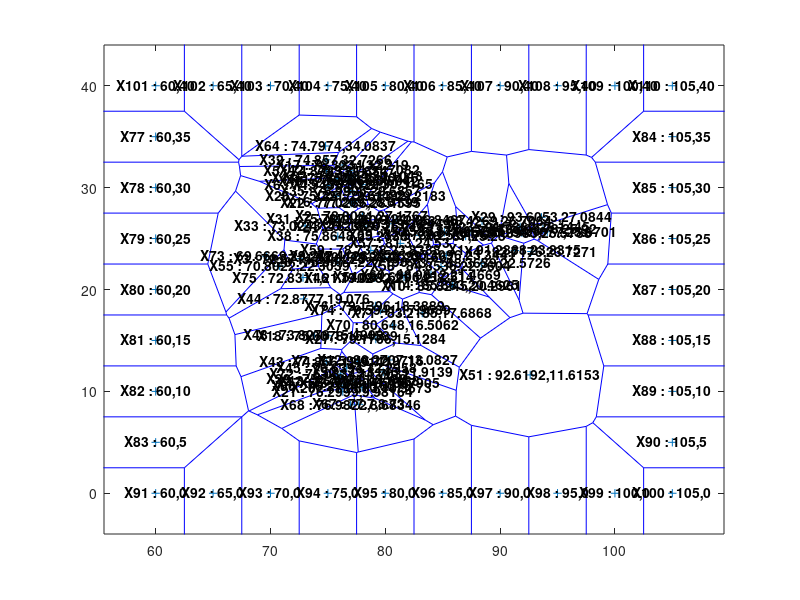

MATLAB code for this plot: (Note: this script raises an error after producing the figure.)
figure()
X = [91.2867777	23.831457	;
78.0080745	27.1766701	;
72.5713621	23.022505	;
92.7176389	23.727107	;
74.8722642	31.6339793	;
74.9454745	30.210994	;
77.5945627	12.9715987	;
87	25.25	;
77.412615	23.2599333	;
85.8245398	20.2960587	;
76.7567368	30.7399738	;
80.2707184	13.0826802	;
76.9558321	11.0168445	;
85.8829895	20.462521	;
78.0321918	30.3164945	;
77.2090212	28.6139391	;
76.3234037	32.219042	;
75.007808	15.4589236	;
93.73	25.92	;
77.9802906	10.3673123	;
76.2998842	9.9816358	;
77.0266383	28.4594965	;
91.7362365	26.1445169	;
78.1828308	26.2182871	;
79.5129767	29.2182644	;
75.7216527	29.1491875	;
79.1766114	15.1283849	;
75.8577258	22.7195687	;
93.6053163	27.0843682	;
79.933333	23.166667	;
75.7872709	26.9124336	;
74.8570259	32.7266016	;
73.0243094	26.2389469	;
80.3318736	26.449923	;
76.9904825	29.6856929	;
94.1077	25.6701	;
88.363895	22.572646	;
75.8647527	25.2138156	;
75.78041	11.2587531	;
80.946166	26.8466937	;
75.8572758	30.900965	;
76.9313675	31.7081655	;
74.8559568	12.9141417	;
72.8776559	19.0759837	;
76.6393805	12.2958104	;
79.0881546	21.1458004	;
76.6547932	10.7867303	;
73.8278496	15.4909301	;
76.860565	30.6942091	;
85.144	25.611	;
92.619209	11.615309	;
79.8144722	11.9138598	;
87.466667	25.783333	;
81.6296413	21.2513844	;
70.8021599	22.3038945	;
85.309562	23.3440997	;
81.3	24.53	;
84.8535844	22.260423	;
78.7378068	23.838805	;
83.9811665	21.4668716	;
91.8932535	25.5787726	;
77.1734033	31.1048145	;
88.4268741	26.7083818	;
74.7973681	34.0836581	;
78.7046725	10.7904833	;
76.2144349	10.5276416	;
77.7	8.73	;
76.9821683	8.6834565	;
82.9739144	25.3176452	;
80.6480153	16.5061743	;
83.2184815	17.6868159	;
76.0833999	11.703206	;
69.6669324	23.2419997	;
79.5940544	17.9689008	;
72.8310607	21.1702401	;
79.1396338	18.3889254	 ;
60 35;
60 30;
60 25;
60 20;
60 15;
60 10;
60 05;
105 35;
105 30;
105 25;
105 20;
105 15;
105 10;
105 05;
60 0;
65 0;
70 0;
75 0;
80 0;
85 0;
90 0;
95 0;
100 0;
105 0;
60 40;
65 40;
70 40;
75 40;
80 40;
85 40;
90 40;
95 40;
100 40;
105 40];

voronoi(X(:,1),X(:,2))

% Assign labels to the points.
nump = size(X,1);
plabels = arrayfun(@(n) {sprintf('X%d : %d,%d', n, X(n,1), X(n,2))}, (1:nump)');
hold on
Hpl = text(X(:,1), X(:,2), plabels, 'FontWeight', ...
      'bold', 'HorizontalAlignment','center', ...
      'BackgroundColor', 'none');
  
dt = delaunayTriangulation(X);

[V,R] = voronoiDiagram(dt);


Y = [
93.7714464	25.8654824	;
84.6603307	25.5560443	;
77.949258	20.073989	;
74.9383153	17.4287331	;
74.1993043	30.1452928	;
72.78	24.48	;
79.4165048	26.7155368	;
79.8091	12.3959	;
78.1421905	27.2689973	;
75.713901	31.4329486	;
75.4715692	29.2822533	;
78.4471297	19.4230512	;
77.2728368	15.6322227	;
75.4985521	24.2321486	;
78.0080745	27.1766701	;
80.3227487	26.4329003	;
72.5713621	23.022505	;
71.9527304	22.3914318	;
75.827	30.678	;
74.7495916	19.0952075	;
79.2410128	25.8935522	;
92.7176389	23.727107	;
74.6399163	26.4498954	;
74.76	31.84	;
81.2534911	25.7012927	;
79.689499	26.0203301	;
74.7424852	32.8995235	;
76.2054416	17.5242162	;
75.0205283	17.882445	;
76.6	23.38	;
77	20.7	;
74.005428	19.5406298	;
76.3388484	9.4980667	;
76.5449647	10.6419924	;
72.8670819	18.6553938	;
80.9452724	26.904054	;
78.08	27.9	;
89.5271026	26.4918891	;
74.36	22.305	;
78.5031721	15.1344838	;
81.846311	25.4358011	;
76.3388484	9.4980667	;
77.4057855	23.2171371	;
77.2266653	15.3943076	;
76.345662	10.1075702	;
78.5027043	17.4980973	;
76.6345735	27.5529907	;
76.6345735	27.5529907	;
83.9	18.4167	;
77.75875	20.930385	;
76.0130784	30.46071	;
76.8485468	30.3610314	;
76.7766974	30.3781788	;
76.7699905	30.3880522	;
76.38	18.73	;
76.8259652	34.1490875	;
72.87	22	;
76.8259652	34.1490875	;
74.8722642	31.6339793	;
75.8926071	31.0793054	;
78.4673426	28.9043537	;
83.008781	17.686	;
72.951	22.556	;
83.2759219	27.1022603	;
81.3024603	21.184335	;
76.5054652	31.2344015	;
72.951	22.556	;
77.6005911	14.6818877	;
76.9064744	8.9300191	;
76.3753046	10.1849092	;
85.1510818	20.8444033	;
84.8815469	20.8817607	;
75.0538136	22.043094	;
72.99455	22.39127	;
73.0151984	21.6264236	;
75.43	15.43	;
77.106716	11.2321032	;
77.6904744	27.4583916	;
77.0613027	8.4143482	;
76.256111	13.313889	;
77.4182234	24.381131	;
75.6948288	11.6575643	;
76.8923768	29.4949184	;
86.9523954	23.6739452	;
86.99	23.68	;
77.7318495	24.5775148	;
76.715972	23.0180474	;
80.5743969	25.2867411	;
76.2800859	28.1056349	;
85.6306396	20.5173954	;
76.5329523	9.6679	;
80.6604364	27.1731576	;
83.775678	21.3690304	;
79.52	26.47	;
75.3433139	19.8761653	;
84.37	24.75	;
78.4837189	27.4426079	;
77.1772288	28.7031438	;
83.1859458	26.0737044	;
76.9844677	30.0755238	;
80.7048084	25.5503485	;
71.304167	21.844167	;
78.4037329	28.2636806	;
81.112712	26.471033	;
77.5644966	24.976938	;
79.1205419	28.0337088	;
75.3773549	23.0504394	;
75.2335788	23.0207891	;
75.2335788	23.0207891	;
75.815833	23.791111	;
74.9	22.03	;
74.9	22.03	;
75.6557206	16.1725355	;
75.6958	16.1817	;
77.7981834	13.784605	;
75.0940031	30.6856791	;
84.9219115	20.0764351	;
78.2675478	28.3540864	;
70.0172075	23.1379042	;
77.7795513	20.9374238	;
78.5300000	19.6700000	;
87.8279577	26.2643148	;
76.92	28.68	;
79.4956974	28.7780401	;
81.6	27.58	;
74.867	15.817	;
76.3000419	31.0578788	;
80.1838293	21.812876	;
86.2202962	23.0943913	;
77.3255963	28.3421598	;
84.1487319	25.7584381	;
82.1768018	27.4297064	;
85.1129236	20.1783322	;
84.0867636	19.3939238	;
78.225545	15.3181028	;
77.4831032	22.4729995	;
80.333333	25.483333	;
77.1270323	32.0255166	;
75.9970994	31.1826479	;
77.5945627	12.9715987	;
80.2126756	26.8917079	;
78.1349748	13.1267178	;
78.5348565	22.7690544	;
84.8958731	22.0963519	;
87.0650019	23.2290173	;
79.82127	27.9245892	;
76.6991907	30.5593402	;
77.083787	29.3384021	;
81.19	26.9400001	;
92.7171403	23.732685	;
88.351802	22.587092	;
74.58	18.15	;
77.0401544	30.2120078	;
88.144998	22.3425873	;
77.2606149	29.0998902	;
79.4304381	28.3670355	;
78.2307517	23.0056265	;
83.62	21.33	;
83.5949262	21.1901408	;
86.7504372	21.3411692	;
86.72	21.94	;
74.6524859	30.5379151	;
75.5467979	30.3819446	;
88.4040291	22.144201	;
75.6941478	18.2333856	;
88.6680652	22.3137155	;
78.732033	25.3748314	;
75.9056753	29.3641876	;
75.9056753	29.3641876	;
76.949722	17.872778	;
76.4042404	30.6861187	;
82.7633133	26.8176796	;
75.2028	31.8186	;
74.9454745	30.210994	;
75.3216488	33.1215891	;
77.2893606	26.9158088	;
79.1463868	29.1585345	;
78.3359475	23.6011232	;
86.13	25.42	;
75.618611	28.628333	;
88.5886864	26.591367	;
74.4976741	15.8496953	;
76.9214428	15.1393932	;
75.8571	13.1629	;
77.4314466	23.6278576	;
85.95	23.783333	;
70.7034651	21.5548528	;
86.849928	21.735503	;
84.502778	26.801389	;
77.9011842	21.9108031	;
79.2986668	27.2178783	;
75.3266416	30.4742716	;
86.4958396	21.0582737	;
75.702	13.84	;
79.1145675	20.1003298	;
87	25.25	;
75.0932352	30.4811084	;
77.2183652	18.0503666	;
84.58	19.93	;
77.489515	27.216981	;
79.23	26.75	;
79.23	26.75	;
80.1569337	25.82897	;
72.9958748	21.7051358	;
81.4855648	25.5597967	;
72.1519304	21.7644725	;
76.0370947	30.2640601	;
83.17	19.9	;
83.1702597	19.908019	;
79.4956974	28.7780401	;
82.5680309	25.38727	;
70.7034651	21.5548528	;
75.9628596	21.8681333	;
75.5342579	30.0582031	;
83.4456801	17.8875169	;
78.7883	26.5642	;
73.0482912	19.2812547	;
76.1335112	28.7990445	;
75.6382657	31.5561195	;
77.412615	23.2599333	;
77.412615	23.2599333	;
75.0903154	30.213222	;
69.6669324	23.2419997	;
75.5058321	31.5423237	;
75.7107996	29.5364802	;
77.1456402	31.8842653	;
77.1513924	31.8848538	;
75.77	21.05	;
76.9113222	23.9185649	;
80.7107769	22.45277	;
77.519722	17.92	;
86.9877422	25.7330441	;
85.5148735	25.1982147	;
84.8698081	25.5633231	;
75.710031	16.8301708	;
75.1377551	27.0778206	;
80.901416	26.7426394	;
73.3	28.01	;
82.1391412	22.0796251	;
76.7625073	31.3429426	;
77.3008506	30.2998007	;
75.6546595	31.0501545	;
72.9777738	20.7690264	;
78.9063483	28.1282088	;
77.0315596	24.1874988	;
80.6	26.03	;
87.8426967	24.3575023	;
84.0458176	20.8681552	;
91.2816811	23.6739542	;
93.7598288	24.6303603	;
87.32	23.08	;
87.32	23.08	;
75.9007435	21.0173325	;
86.17	23.63	;
86.1700894	23.6388375	;
83.4842725	20.7074234	;
87.6827676	23.6686892	;
84.9306603	21.8114258	;
90.56	26.48	;
72.896708	22.4171034	;
71.6684269	22.1704232	;
84.3271305	20.828446	;
75.5541854	29.9266932	;
77.8498292	28.406963	;
74.1978786	34.4476837	;
87.8614793	23.2324214	;
76.2224273	21.3193875	;
76.2224273	21.3193875	;
92.8577105	24.7821253	;
83.8380216	26.5268623	;
85.8025373	22.5474364	;
77.0097157	31.5663988	;
88.516667	23.083333	;
88.4677889	22.9694489	;
86.7164863	22.4733583	;
86.72	22.48	;
75.4402993	11.8559282	;
76.3336779	10.3080272	;
75.02	20.47	;
76.65	14.32	;
76.9437312	11.9261471	;
76.1258083	32.5533633	;
76.4129198	30.8927397	;
93.3281929	23.4565708	;
85.6666046	22.0649923	;
85.5689288	21.8244308	;
86.7436951	20.7739916	;
78.7796105	28.4480507	;
76.7794179	30.7333148	;
76.7794179	30.7333148	;
81.2229672	27.5112073	;
79.3	19.95	;
79.3	19.95	;
74.244444	20.329167	;
77.205	12.653	;
76.3898637	12.9000208	;
76.3075	9.848056	;
79.7501005	25.4018785	;
78.398524	27.926672	;
76.718056	8.856667	;
86.3313382	20.5856248	;
79.2479342	22.0528825	;
76.0188816	10.5833096	;
76.279681	28.6004211	;
76.33395	30.0477	;
76.3463624	30.0468116	;
76.35	10.7	;
76.6110845	9.3183275	;
80.2707184	13.0826802	;
76.3365377	9.6836368	;
78.3088258	17.3404791	;
77.4974416	30.2919979	;
77.358231	30.244881	;
76.2734364	23.4819526	;
84.7498886	25.7795649	;
79.4998985	27.1499944	;
79.4998985	27.1499944	;
78.9381729	22.057437	;
78.9381729	22.057437	;
79.4998985	27.1499944	;
77.72	13.43	;
75.7754018	13.315258	;
78.0551384	13.4019689	;
83.568301	18.3105327	;
78.816667	25.566667	;
73.7433727	24.7056763	;
74.6269216	24.8887435	;
84.0008772	25.7348119	;
82.9340217	17.8313806	;
75.72	27.17	;
75.72	27.17	;
75.3031435	21.2472081	;
83.626312	26.6202242	;
82.2569717	26.3032692	;
77.751	30.035	;
78.8241339	14.4673541	;
78.3324512	25.8907463	;
74.7341349	29.948049	;
90.224213	25.7582239	;
77.55621	28.5461902	;
74.2531465	22.8379314	;
74.2531465	22.8379314	;
84.07	24.03	;
79.4421731	23.8380986	;
79.4421731	23.8380986	;
85.0493253	25.6206672	;
77.55	28.35	;
77.553344	28.3476974	;
85.896004	26.111868	;
88.2626751	27.0360066	;
75.6637375	31.813226	;
79.4	28.03	;
78.4609393	25.6653262	;
75.9238397	14.4663438	;
72.1906721	24.2585031	;
78.0321918	30.3164945	;
84.73	21.53	;
86.7	24.48	;
79.02	23.4	;
75.0304481	32.0321859	;
76.8428	30.5872	;
77.053568	19.5775185	;
79.1830693	13.6936571	;
81.0616662	26.834648	;
79.1003289	13.2171760	;
72.8967080	22.4171034	;
84.9306603	21.8114258	;
91.0040547	26.3304209	;
77.68	29.7	;
76.06	22.96	;
76.06	22.96	;
75.47	22.22	;
78.5062002	29.3058279	;
75.58	30.28	;
86.4303859	23.7956531	;
76.6210539	29.8853701	;
76.8994421	31.5512184	;
78.25	28.97	;
75.3024655	22.6012922	;
76.5698027	9.5204474	;
75.2333	30.95	;
77.0190228	30.8994362	;
71.0252571	21.326649	;
71.1635492	21.4116742	;
75.323245	31.958504	;
75.007808	15.4589236	;
92.5	26.7	;
85.6	20.67	;
75.35	31.52	;
92.47	26.47	;
72.4435674	22.7428431	;
72.4435674	22.7428431	;
72.4435674	22.7428431	;
77.8727193	15.395984	;
70.449915	21.73367	;
74.7748979	20.9042201	;
75.87	30.37	;
88.2	22.2	;
79.556667	26.635833	;
94.9119621	27.4728327	;
84.5667665	19.3777377	;
93.73	25.92	;
75.4636031	32.1265656	;
77.9802906	10.3673123	;
73.833056	20.2	;
81.0768455	22.9417931	;
73.8312869	20.2021444	;
75.2624898	29.4609824	;
78.2561578	28.2090551	;
77.5389069	13.2927263	;
83.52	26.26	;
76.0333885	30.8039183	;
76.5285913	30.1537047	;
83.2385559	24.2154062	;
87.25	24.27	;
83.5509886	21.0475445	;
87.3119227	23.5204443	;
74.65	29.45	;
81.0952431	16.7106604	;
81.0952431	16.7106604	;
81.0952431	16.7106604	;
88.1410967	25.0108408	;
76.2998842	9.9816358	;
78.66	27.56	;
79.0046898	26.8117116	;
76.5608746	9.6703602	;
82.15	26.77	;
89.2	26.533333	;
77.3177894	28.4089123	;
74.7395591	30.678187	;
79.5940544	27.3826126	;
76.8227916	28.4489896	;
75.45	29.52	;
78.3074027	27.0221711	;
80.8099941	25.9200736	;
74.9617924	27.9950204	;
77.6679292	27.0945291	;
77.67	27.1	;
74.0279621	30.4036478	;
74.103441	30.5023197	;
74.6224755	30.9107385	;
74.9764024	31.1295388	;
78.3957574	27.1591006	;
75.9586615	31.1448666	;
87.2666121	26.2992736	;
73.008265	19.073728	;
75.6380337	15.4324651	;
79.4	28.98	;
78.9146798	21.954068	;
79.6923047	27.009104	;
78.5608248	17.4043526	;
83.7995617	24.1548982	;
78.221667	23.412222	;
82.947467	17.7876984	;
88.1923843	25.2108593	;
77.0180345	29.1349669	;
75.0105028	19.6975252	;
77.2606305	29.7788493	;
77.263	29.781	;
77.926303	23.8514645	;
78.9373099	27.7345321	;
78.941667	27.732778	;
76.1333	31.2167	;
76.038473	31.3679269	;
76.0389032	31.3664291	;
76.0733998	31.2968556	;
90.0233208	25.5858693	;
89.9655224	26.0916341	;
84.999431	24.7954523	;
78.305268	27.9544223	;
75.0713355	31.594682	;
75.0523992	31.5856485	;
76.6110085	30.3320205	;
76.97	29.54	;
87.72	22.67	;
77.4537578	28.6691565	;
78.7931991	27.1870036	;
73.8801301	19.440431	;
74.67	30.2	;
86.2869507	24.1821391	;
90.62	26.17	;
83.8419989	21.4159983	;
87.2135177	24.8255215	;
73.6142795	22.7788044	;
78.4341159	26.445434	;
76.7	29.13	;
93.97	26.52	;
80.47	28.08	;
81.9618968	27.1339913	;
70.792297	21.9619463	;
78.6654033	18.1765344	;
88.2000000	22.2000000	;
74.9146364	30.3191305	;
74.9025723	30.3089231	;
75.9276	12.1833	;
86.6170131	21.0110809	;
82.4346498	25.2823381	;
83.3731675	26.7605545	;
75.95213	21.6763991	;
75.77	31.13	;
75.777846	31.1240175	;
91.73	26.54	;
83.9001366	21.426841	;
79.4844499	23.039731	;
77.5169572	13.6111591	;
76.94	13.31	;
82.8048087	17.7677955	;
87.5420579	25.7871464	;
77.7936081	28.5902291	;
84.5379455	23.0441295	;
77.32	24.65	;
76.6927259	11.8083459	;
83.1146324	19.6090906	;
77.3736238	15.1674091	;
83.82	19.08	;
75.4	32.0333	;
77.0266383	28.4594965	;
74.416383	30.717046	;
77.5405354	29.964752	;
78.05	27.6	;
76.3014896	22.7699757	;
88.6639591	22.8488542	;
92.5638055	24.6811018	;
87.5346402	25.577045	;
78.2832069	29.2930115	;
79.5129767	29.2182644	;
76.5213092	31.6861745	;
80.15	25.95	;
76.3444587	31.7785034	;
76.7026255	14.7375271	;
76.8259652	34.1490875	;
75.97	29.1	;
77.7758825	28.7305798	;
75.98	14.8	;
77.0996085	22.3355446	;
80.12	27.42	;
80.8999622	27.7164905	;
78.1642478	29.9456906	;
77.2893606	12.3976785	;
76.4534165	9.2815315	;
77.5017428	22.502285	;
78.28	28.72	;
76.0995519	13.0068142	;
77.0729954	29.0553352	;
77.2318934	28.0359281	;
75.403889	14.793889	;
85.3691068	23.9966213	;
76.8663307	17.8433951	;
72.9639461	23.6036268	;
85.2023569	20.6131143	;
84.75	19.48	;
75.7216527	29.1491875	;
77.37	27.9	;
76.181272	14.0504576	;
76.2467352	12.7869166	;
75.6469934	14.2342499	;
75.911483	31.5143178	;
75.92	31.53	;
77.8	13.07	;
76.3909241	15.2688542	;
90.9800692	26.4232202	;
88.2636394	22.5957689	;
75.0830157	15.3994715	;
77.13	17.77	;
76.29	12.31	;
76.6672602	30.1170485	;
93.95	24.82	;
75.03	18.12	;
80.9461592	26.8467088	;
75.8577258	22.7195687	;
75.8577258	22.7195687	;
77.0541183	29.8811462	;
76.2093715	10.3446664	;
75.5538712	11.9869254	;
88.2	26.266667	;
76.8519159	29.27698	;
77.753544	22.6054858	;
79.933333	23.166667	;
79.933333	23.166667	;
80.5014703	25.9159921	;
77.2969204	30.1680858	;
76.3376786	14.5200883	;
86.1706221	20.2548998	;
80.097601	16.892	;
77.60167	26.86293	;
75.48	30.78	;
86.2969422	26.2674009	;
80.3575128	26.1047151	;
78.1048716	28.4043066	;
84.083333	25.05	;
75.7872709	26.9124336	;
70.9083443	26.9157487	;
86.33	20.85	;
75.8228899	29.7994702	;
74.2542365	30.6004227	;
79.6558242	27.7180417	;
75.8800305	19.8296893	;
75.5761829	31.3260152	;
75.5761829	31.3260152	;
75.5761829	31.3260152	;
79.35	26.15	;
87.2269973	21.8038883	;
75.566711	20.997984	;
75.566711	20.997984	;
72.6253763	25.3444799	;
88.73	26.52	;
88.7258658	26.5288728	;
75.2917512	16.5043199	;
75.312064	18.7380109	;
78.3899108	14.8474197	;
70.05773	22.4707019	;
86.2028754	22.8045665	;
77.0996085	22.3355446	;
78.4374024	17.3787821	;
78.4374024	17.3787821	;
86.8170132	23.9505496	;
88.1047287	24.4589833	;
83.5576478	25.6540508	;
75.8294273	26.9330364	;
75.1259641	23.6375958	;
78.5689242	26.869655	;
78.7755509	28.838808	;
71.2017779	22.0356088	;
83.0441927	21.7198944	;
78.82668	29.2783336	;
81.7766514	25.2816904	;
78.9	26.88	;
85.7058693	20.1703784	;
82.6987002	25.7490034	;
74.85	24.6	;
74.5902635	17.8797159	;
81.5473014	26.2661092	;
76.38	24.02	;
70.8927307	23.0000614	;
82.573056	18.865278	;
82.3233761	19.1400844	;
74.5920921	22.769666	;
76.6571775	28.6079115	;
74.1643497	23.0981684	;
78.5684594	25.4484257	;
84.03	21.85	;
79.7357812	26.5622301	;
85.5689288	21.8244308	;
76.316667	29.316667	;
74.57	22.42	;
73.0243094	26.2389469	;
73.0243094	26.2389469	;
77.8072373	26.3440501	;
94.22	26.75	;
92.2089109	25.450902	;
75.9434209	28.63576	;
70.4578768	21.522184	;
82.9405172	19.8620964	;
76.8735374	29.6509413	;
73.88	19.2	;
74.1103235	19.1770234	;
73.9185624	19.2350449	;
76.1782115	31.8376646	;
75.0815557	18.8961089	;
79.837296	25.9852907	;
76.0111179	13.5533476	;
77.6163803	26.3013729	;
76.38	29.8	;
82.2474648	16.9890648	;
82.7751622	19.8717147	;
75.15	32.01	;
74.9747614	29.822711	;
76.2899071	23.4136273	;
76.24575	29.67421	;
88.326962	25.633071	;
75.6775363	11.6863255	;
78.91796	21.232102	;
88.37	23.22	;
76.0661527	11.5833985	;
79.7483995	26.1209624	;
73.2735875	18.2913574	;
73.1305395	19.2403305	;
77.1	14.55	;
88.4345078	22.9750855	;
73.6212417	24.9068162	;
85.5560635	20.9228602	;
78.662567	14.608384	;
79.6319636	27.2590797	;
79.1900834	21.2275312	;
77.4198823	12.5462442	;
84.0167423	20.1342042	;
76.2691006	32.0998031	;
76.6492869	32.0521085	;
76.598931	31.898615	;
75.8512167	32.281673	;
76.3789037	32.1053971	;
74.3904976	34.2168043	;
75.09	12.3	;
76.7894349	9.5572705	;
75.13	20.27	;
79.9136731	27.0514156	;
76.7423094	22.6630638	;
75.3703662	11.8744775	;
80.3318736	26.449923	;
82.9205737	20.4639112	;
83.15	20.72	;
73.07	23.02	;
75.38	31.38	;
74.2003231	17.2759841	;
85.9738752	21.7633498	;
79.062222	22.933611	;
78.1279359	25.456807	;
75.7974636	22.2787489	;
92.35	24.87	;
79.1396338	18.3889254	;
88.6265475	23.9742977	;
73.3277223	18.9192249	;
75.0253014	18.4752137	;
75.1953934	18.4044833	;
77.2153889	28.6380264	;
76.9904825	29.6856929	;
80.9017155	25.2027658	;
74.13	14.8	;
75.201229	12.4386702	;
78.649785	27.8129344	;
78.9618845	29.2104232	;
83.8807729	18.8577644	;
86.8947789	22.9679581	;
75.611128	22.120897	;
79.804459	21.7704644	;
75.5218468	32.3775789	;
87.5718609	25.552048	;
72.9911677	22.9003143	;
80.4072255	23.8308453	;
80.4072255	23.8308453	;
79.1375374	12.9796167	;
77.1137324	8.4938457	;
77.116864	9.7568348	;
88.13	23.65	;
79.3296565	27.5540047	;
76.515156	9.1843659	;
86.4288534	20.4969108	;
82.9405172	19.8620964	;
78.0666670	17.8333330	;
86.476908	20.4294603	;
86.1459216	20.4685824	;
86.058333	20.1375	;
79.9065587	22.3702354	;
85.684578	21.5151196	;
85.8346098	21.4993017	;
85.5689288	21.8244308	;
70.2492882	21.2997164	;
77.0809093	28.6518338	;
83.23	20.2	;
75.2797544	23.4215674	;
81.1035342	25.7720835	;
86.471111	25.506111	;
77.8424456	27.9391956	;
77.819014	26.9425734	;
76.6441591	27.8011636	;
83.07	26.78	;
76.35	30.82	;
72.6189845	22.3180817	;
72.6189845	22.3180817	;
80.6326916	17.6350961	;
76.11045	29.837	;
76.1116997	29.8376986	;
76.352571	21.8257334	;
76.352571	21.8257334	;
78.1270298	25.0320704	;
76.3087282	28.3302908	;
76.2112286	30.697852	;
76.6413581	30.7488819	;
75.6149893	21.8335244	;
82.762337	20.2866522	;
82.509	20.899	;
92.13	26.52	;
92.1352039	26.5096965	;
77.731	29.276	;
79.9696277	28.9209151	;
76.9067598	22.5918286	;
73.3968136	17.7195516	;
73.8883068	18.8538552	;
77.2806207	28.8644717	;
77.0337548	27.2065212	;
74.586944	21.673333	;
76.5806097	24.0444612	;
76.861667	22.166667	;
76.6224981	23.7871632	;
85.2774207	23.0797595	;
85.28	23.07	;
77.851781	28.252222	;
77.8538797	28.2513538	;
79.5	28.92	;
78.2077368	29.4994214	;
87.937222	26.079444	;
82.582143	25.6122208	;
85.6	24.47	;
76.1958429	10.2093879	;
76.1958429	10.2093879	;
76.647047	10.6632346	;
94.1077	25.6701	;
78.3167	15.2333	;
87.87	22.43	;
78.1325611	13.1357446	;
77.6106512	25.2242588	;
74.2448662	16.6913076	;
74.2289376	16.6983718	;
73.9315733	16.920421	;
76.6141396	8.8932118	;
77.1111214	12.1536786	;
76.6907753	10.6139109	;
79.15	25.98	;
75.9642587	11.1458405	;
83.57	26.02	;
74.4790898	19.8916791	;
75.3630796	13.5288647	;
82.7123327	18.813487	;
82.712372	18.812071	;
82.850778	18.7111699	;
74.1607179	17.6966354	;
77.4371184	27.7873022	;
76.4852265	28.3968505	;
75.8647527	25.2138156	;
78.5269027	29.7524013	;
76.6350827	10.0601903	;
83.1908216	17.8908652	;
75.1290781	30.952184	;
74.811534	30.5913084	;
75.9988311	11.000112	;
76.7720205	9.0009187	;
76.5221531	9.5915668	;
81.7333	17.0167	;
80.1913883	13.0691658	;
75.78041	11.2587531	;
75.7596233	13.2370691	;
84.3489467	21.7427571	;
74.7556518	22.2068295	;
75.018031	33.6449908	;
77.1094597	31.957851	;
77.1469766	32.1160563	;
77.05	24.37	;
74.6899917	13.6315963	;
77.080278	29.715833	;
76.57	30.83	;
79.9892034	25.9801059	;
77.0247361	23.5113515	;
75.4221007	18.0963477	;
75.4024228	17.9145128	;
78.0372792	15.8281257	;
76.5632726	9.7584412	;
78.038333	24.117222	;
75.795284	29.0848758	;
78.9443807	26.193891	;
80.77	27.95	;
86.094444	25.167778	;
79.6	22.6	;
78.6994326	14.1831779	;
78.021482	29.7538434	;
82.3591012	25.0166651	;
78.4120206	24.6878597	;
76.800556	30.486667	;
93.963612	24.8207507	;
92.95	25.916667	;
74.24	20.15	;
75.8647527	25.2138156	;
80.9788187	21.4195368	;
74.1093141	20.0799646	;
78.1684973	26.1973344	;
75.0107765	19.9267616	;
84.5	23.75	;
75.81	29.94	;
74.1558712	23.0088266	;
76.596667	22.5925	;
84.68	23.43	;
75.8040022	28.426706	;
75.211099	31.16132	;
74.1861821	18.041706	;
80.946166	26.8466937	;
75.8572758	30.900965	;
92.7655358	22.8670691	;
73.9506774	19.002237	;
76.2	30.91	;
81.13	16.17	;
77.05	12.5849	;
76.2269095	10.4793092	;
80.3667	16.9167	;
80.15	27.12	;
79.186944	26.276111	;
86.0715474	26.3468544	;
77.21	13.66	;
86.6480173	24.2653802	;
75.7381856	12.4244205	;
76.8014102	29.4032893	;
78.1197754	9.9252007	;
77.9367409	25.700458	;
80.2316723	16.8200832	;
77.9938497	24.5786275	;
79.8724168	25.2920964	;
80.475757	27.6537759	;
71.7563169	21.0902193	;
71.7663746	21.093274	;
80.3449831	27.7172982	;
79.02	27.23	;
79.0249516	27.2284986	;
74.9764024	31.1071528	;
77.2462628	24.0641223	;
74.5100291	20.5547497	;
74.3411515	20.4284454	;
75.8882508	30.5232076	;
81.8825279	18.3435863	;
81.983333	18.283333	;
76.2162709	20.886483	;
74.6506108	30.9887039	;
74.499	30.19	;
77.9424531	13.0034948	;
74.4188535	30.8704981	;
70.9739982	31.2843765	;
75.140385	24.4748048	;
75.0873956	22.2366679	;
76.9313675	31.7081655	;
77.1783026	31.7832172	;
80.3713855	22.5979218	;
75.0692952	24.076836	;
76.9	12.52	;
80.5687692	16.4349096	;
74.8559568	12.9141417	;
77.879602	29.7920979	;
70.12	21.12	;
76.1199677	11.1202984	;
74.4366016	20.2511789	;
76.5343721	9.3171351	;
75.38	29.98	;
72.6565084	23.4349854	;
73.8124984	15.6002273	;
73.82	15.6	;
77.673673	27.4924134	;
83.5586445	25.9496379	;
80.12	25.68	;
75.2317403	30.064585	;
79.1379196	25.2432171	;
77.9204938	29.0969563	;
87.319	22.424	;
77.7064137	28.9844618	;
76.2963954	28.9658949	;
75.4723411	31.0473273	;
72.616569	22.9991066	;
81.133333	27.3	;
83.4019725	26.1808952	;
72.3693252	23.5879607	;
72.4413484	23.4398032	;
72.5637104	23.4801066	;
75.1107527	16.3896542	;
75.7565273	22.5524372	;
87.3076705	22.4252632	;
87.319	22.424	;
81.25326	28.0684749	;
82.5644344	25.1336987	;
80.52	27.43	;
75.1717093	30.8164603	;
83.0166672	25.120127	;
80.213534	27.9546524	;
91.3710402	23.9653997	;
76.1428231	28.2570971	;
76.1461316	28.3507092	;
77.304441	8.1987185	;
75.6403245	13.1365287	;
75.8866	29.8196	;
76.583	9.967	;
70.8236195	22.8119895	;
94.3013043	24.251281	;
78	26.5	;
76.5	30.79	;
78.95	25.72	;
84.916667	26.65	;
82.1903963	25.6579775	;
75.6168408	31.9562897	;
75.616448	31.9490093	;
82.8413782	19.4305468	;
75.9874814	11.3286386	;
74.515	30.475	;
78.3940737	13.1666533	;
77.0622028	30.2449735	;
78.2571256	21.7751821	;
76.3203091	23.5723229	;
72.6565084	23.4349854	;
75.0692952	24.0768360	;
78.0081221	16.7375089	;
78.5522296	17.3457176	;
78.1684973	26.1973344	;
72.8776559	19.0759837	;
78.1849427	25.4847842	;
86.465	25.381	;
77.0595248	10.0889333	;
77.6922635	28.505583	;
77.4988753	28.7703752	;
77.5	28.78	;
79.7988084	25.6653084	;
77.15	30.2	;
85.3647201	26.1208876	;
77.7085091	29.4726817	;
78.7294044	14.7301846	;
80.6382413	16.7638263	;
76.6600415	12.262159	;
81.4992884	27.8674709	;
81.5	27.87	;
82.212	19.665	;
76.1451904	30.3736743	;
88.7530076	22.7059105	;
72.87	22.7	;
72.8604097	22.6710743	;
77.2031493	27.2144024	;
76.76	12.82	;
73.740924	27.1991222	;
78.4326638	29.4426409	;
79.0881546	21.1458004	;
78.4112384	14.4483487	;
77.295483	30.5599327	;
78.3446003	29.6127789	;
75.4817733	31.1270186	;
91.4410527	26.4446185	;
76.2363989	23.8356771	;
76.8598442	31.2568523	;
72.9276008	18.3855337	;
76.459722	20.833333	;
78.4830934	15.4785694	;
76.5748309	30.2547879	;
76.680093	12.1199769	;
77.42	29.71	;
77.127778	30.476389	;
80.0479039	16.2353506	;
77.0917838	28.8539597	;
76.1014781	28.0657961	;
76.15	29.22	;
75.4570493	32.2944367	;
81.6966198	16.4329833	;
77.1	23.7	;
79.2	22.95	;
74.8843371	32.6759635	;
76.1145993	29.5910963	;
73.8242621	19.906167	;
73.7898023	19.9974533	;
77.2087364	22.6063673	;
83.0927827	27.2990659	;
76.5863882	30.7081422	;
83.42	27.43	;
73.7946403	21.1616527	;
82.13	26.87	;
85.53	24.88	;
76.0391909	31.0912954	;
76.0029221	31.0662431	;
76.1114919	31.1210881	;
75.8926071	31.0793054	;
82.55	19.23	;
77.002778	8.603333	;
77.004626	8.6080226	;
77.151389	9.843056	;
75.9724491	11.3475685	;
75.783	27.738	;
74.87	24.45	;
80.0506	17.1	;
79.986456	14.4425987	;
74.9281063	19.5511772	;
74.9280051	19.5679175	;
76.9696275	29.5413791	;
76.860565	30.6942091	;
76.5704967	28.8875862	;
77.0871199	8.401648	;
76.736538	29.8403836	;
75.2799884	30.5927402	;
86.7567219	21.4618792	;
76.9326167	29.8374476	;
86.0070547	20.0536724	;
76.9931074	17.3876754	;
80.0101724	15.4024446	;
76.7625073	29.6923819	;
82.55	19.23	;
74.3221329	31.5741572	;
94.105556	27.241389	;
75.1870044	33.6056025	;
76.9931074	28.1023894	;
80.85	16.78	;
80.049922	15.5057232	;
79.4478858	26.00864	;
79.47	25.98	;
76.0419409	18.1860659	;
82.3506142	24.1365181	;
73.6256574	29.707549	;
83.07	21	;
73.0847979	22.2394372	;
87.85	24.63	;
87.8500644	24.6336908	;
76.6829278	9.7137531	;
76.6547932	10.7867303	;
76.5362526	32.1108599	;
76.9513432	8.5027684	;
72.7655184	19.6935581	;
73.3234478	25.7710893	;
75.38	19.48	;
75.3849382	19.4776906	;
77.3320262	28.1487362	;
76.6441591	9.5656567	;
73.8278496	15.4909301	;
76.860565	30.6942091	;
76.93	30.83	;
82.6461419	27.5181738	;
76.6642853	12.4928616	;
76.2203908	21.6948417	;
75.3237262	17.6745535	;
77.5864913	22.9995401	;
77.4960078	16.7445112	;
77.4960078	16.7445112	;
73.7409240	27.1991222	;
78.52	21.6	;
83.7205777	20.8765848	;
76.9635023	29.3909464	;
84.8033402	22.2375766	;
77.6020569	30.445283	;
77.62	30.45	;
75.8507818	11.060506	;
77.1519902	8.3438981	;
76.776665	19.2609958	;
77.4782623	13.8610632	;
77.933333	28.983333	;
76.5761714	33.778175	;
76.8259652	34.1490875	;
84.214624	18.8583919	;
74.438	19.003	;
83.4267518	18.7817162	;
73.9	17.37	;
72.1266255	23.8493246	;
76.778212	28.3255049	;
83.4610207	22.5563659	;
75.6421121	32.2643375	;
75.18	19.17	;
76.38	30.34	;
85.144	25.611	;
85.1740432	25.6119288	;
85.1740462	25.6119286	;
76.0486	29.9577	;
76.1964852	10.8067836	;
86.5661006	20.5854927	;
74.86	31.28	;
77.5007186	15.3968177	;
77.27	14.1	;
81.7765233	27.4075094	;
73.5378	26.3856	;
76.58	29.98	;
73.0966019	18.734888	;
81.7445167	16.6547241	;
77.5973233	14.0844312	;
75.7564492	11.5639505	;
76.23	10.98	;
76.4821849	10.131939	;
77.216085	10.6776201	;
72.801351	22.4836145	;
72.801351	22.4836145	;
74.7966079	23.0122956	;
75.7708013	31.2240198	;
75.7894716	31.0130661	;
75.8926071	31.0793054	;
78.188611	25.178333	;
79.8	28.63	;
79.8128649	28.6207939	;
73.9873787	20.1699678	;
74.0079781	20.0142305	;
78.3486781	22.7622132	;
76.9376587	28.8605165	;
74.8682569	22.1376243	;
76.4919511	9.8730715	;
76.098651	12.3373606	;
77.3640257	25.5409269	;
81.6432353	17.2478932	;
77.3697672	10.9729427	;
78.36924	26.672873	;
76.8987284	8.619466	;
91.5129375	26.103982	;
81.9452981	25.8973038	;
74.7787387	24.0316509	;
79.8380778	26.2266671	;
78.2263388	14.4222318	;
76.5761714	33.778175	;
76.8259652	34.1490875	;
76.926	9.017	;
76.55	29.75	;
73.8567437	18.5204303	;
73.9260261	18.5089197	;
73.8506427	18.5699361	;
73.7997094	18.6297811	;
77.2054992	27.8619041	;
80.1477341	28.5129459	;
85.612648	19.7888877	;
86.365208	23.3320779	;
80.771321	26.4566318	;
83.55227	18.091992	;
75.39	31.82	;
75.7	11.43	;
79.5659633	25.6021251	;
77.149294	30.0271643	;
72.6417265	23.292206	;
74.483333	19.716667	;
74.6488264	19.392678	;
73.9910835	17.6444523	;
74.6644786	19.3715327	;
74.6851893	19.2988489	;
81.25	26.23	;
77.37	16.2	;
75.6	30.65	;
77.02052	30.5818	;
84.3410586	21.0741608	;
77.8	23.33	;
81.8040345	17.0005383	;
79.1563718	14.1965314	;
76.7278803	24.0078819	;
70.8021599	22.3038945	;
76.5761714	33.778175	;
76.8259652	34.1490875	;
73.5030517	21.8715143	;
76.5939516	30.483997	;
82.0325401	16.8372408	;
74.961948	29.950398	;
77.3	12.72	;
79.163319	12.94425	;
75.3	15.95	;
85.521111	23.628333	;
88.3237169	22.5739284	;
79.1264997	29.3947643	;
79.0249516	28.7893041	;
75.243056	30.281944	;
75.8926071	31.0793054	;
77.452	29.805	;
88.5639352	23.17405	;
77.6005911	14.6818877	;
78.3692400	26.6728730	;
88.4146663	22.7161353	;
85.309562	23.3440997	;
83.3955506	18.1066576	;
75.6167	14.6167	;
74.8360918	29.5255162	;
74.7388276	29.5276174	;
70.6447369	23.5729757	;
82.2719086	26.6719369	;
75.58	29.68	;
75.0376325	23.3341696	;
75.0376325	23.3341696	;
73.3423746	16.985121	;
75.58	29.68	;
81.9998367	17.4986709	;
76.8546505	14.696869	;
83.42	19.17	;
83.4987493	19.6211504	;
75.23	31.54	;
74.8448648	33.090954	;
77.8052767	25.9746655	;
76.9464633	27.7873427	;
76.616667	28.183333	;
78.2676116	30.0869281	;
81.6059142	27.6885918	;
83.0683519	24.6850005	;
83.07	24.7	;
76.5796	28.8909	;
77.8880002	29.8542626	;
76.5230234	30.9659168	;
81.75	26.75	;
79.4	28.98	;
79.900592	26.4820748	;
77.4070144	26.2469802	;
77.95	17.6167	;
77.2167	30.3833	;
74.5844061	30.7071928	;
81.3536914	26.9054317	;
76.6614853	29.4060653	;
75.0403	14.1670402	;
78.7378068	23.838805	;
77.5510172	29.967079	;
85.9715393	21.7150997	;
86.601389	25.870556	;
86.3022953	20.7545837	;
87.6186379	24.9801917	;
86.5381738	21.2989945	;
82.4847517	27.3838944	;
75.9758	30.8448	;
83.2254204	25.5408003	;
74.9281842	23.4577763	;
87.666667	23.95	;
76.2729839	23.4272938	;
75.7865653	12.9441511	;
85.8138024	19.9463746	;
85.612648	19.7888877	;
74.3140742	20.9926045	;
81.45	26.03	;
83.2050863	18.5163848	;
77.0113048	29.2405629	;
76.19	30.16	;
76.1957618	30.1554341	;
85.7810263	25.8629679	;
75.1107527	32.5530092	;
83.9811665	21.4668716	;
78.57	28.59	;
76.7711626	28.7775769	;
76.1910284	30.8356679	;
79.4394459	27.53634	;
88.0039972	25.2734916	;
76.07	22.18	;
79.9555447	27.2901003	;
80.5179068	27.0728513	;
74.2079648	19.5771387	;
74.8419405	30.0855734	;
74.567	16.867	;
75.1953934	17.4340512	;
75.8420716	30.2457963	;
74.4818698	16.2547766	;
76.3225553	31.3562387	;
76.3225553	31.3562387	;
75.8260438	22.9736761	;
85.9278993	22.7023346	;
76.472256	23.5664503	;
85.0869739	20.0409965	;
80.7931336	15.88899	;
77.62	29.15	;
75.2352171	29.6949451	;
83.9095726	22.0522916	;
84.0314295	24.949036	;
76.6239423	9.0364612	;
76.625281	9.043381	;
74.2032581	20.598224	;
74.00092	17.69139	;
78.7957856	21.6519825	;
75.3237262	21.8656778	;
83.2142269	26.758544	;
80.128901	23.1168513	;
77.0850781	23.205012	;
78.1051246	22.6921762	;
75.0942651	21.6818986	;
79.5434841	22.0868691	;
78.0338078	27.439091	;
78.207593	17.1063395	;
76.8683714	30.1672152	;
79.9447096	27.6441382	;
77.7137306	29.4685664	;
73.33	19.45	;
76.8431564	16.6956754	;
78.751	28.068	;
77.2674795	28.6888393	;
82.9541887	24.7018356	;
79.9122455	27.883744	;
73.4814918	31.5757477	;
77.55	29.35	;
80.7048084	23.1844289	;
77.033945	30.4464827	;
76.2729839	23.4272938	;
75.6352989	24.1883179	;
75.6352989	24.1883179	;
77.310278	29.448056	;
76.3449152	22.8350333	;
78.7378068	23.8388050	;
77.9500000	17.6167000	;
76.6575	25.490556	;
76.7005056	25.6711824	;
88.3215014	22.7690032	;
75.35	14.27	;
78.5881674	27.1061756	;
77.1734033	31.1048145	;
77.7764224	31.4914981	;
75.568101	13.9299299	;
74.8797127	21.3495981	;
77.65	25.43	;
74.8360918	33.7170033	;
74.6981267	18.6175439	;
74.660339	19.619548	;
76.72	23.4	;
77.4192758	23.339555	;
74.8899841	14.3410006	;
78.9698314	14.4667556	;
72.3668366	23.9196207	;
78.5127921	17.4910604	;
77.694154	28.449525	;
77.6965573	28.452818	;
78.378274	27.6864088	;
77.7122996	28.7916012	;
94.724003	27.5952937	;
88.4268741	26.7083818	;
75.6521332	20.3110023	;
84.5	22.61	;
76.23	16.92	;
76.7560495	15.7702099	;
79.2986668	25.8311339	;
86.7957044	25.9834314	;
74	19.85	;
76.3810922	30.6159636	;
77.7	24.1	;
75.0177029	29.5335931	;
82.0924577	25.2585031	;
78.6893782	27.0552636	;
85.4942667	26.590179	;
80.666356	27.5839037	;
79.7	28.93	;
94.63	26.98	;
76.3539381	29.8883559	;
84.3566593	26.2196205	;
75.6120795	28.9084317	;
78.060737	28.626871	;
78.0609138	28.6279101	;
69.3554783	22.833334	;
82.9596879	27.4025296	;
83.3989686	21.3027537	;
77.0635117	28.2486993	;
77.0967357	30.9044857	;
76.9423132	31.0001418	;
76.7047904	31.0445587	;
75.9063906	17.6599188	;
77.091281	28.9287735	;
76.9124465	28.8744896	;
76.3469014	22.9729348	;
75.4797	31.6894	;
83.8967813	18.2969747	;
75.25	13.42	;
78.212222	13.337778	;
89.9025413	26.433372	;
76.6931273	12.4215561	;
82.0727061	26.2647757	;
75.198498	31.213178	;
82.0727061	26.2647757	;
77.5003091	30.0707967	;
75.389167	12.558056	;
75.8137192	30.1251635	;
72.8310607	21.1702401	;
76.1001009	23.9428099	;
75.6528116	24.0697172	;
78.1690174	26.2070397	;
81.521241	16.8138415	;
85.216816	20.9501027	;
72.0327247	21.3514348	;
74.9333	30.85	;
75.082778	29.983611	;
84.227665	26.724512	;
84.22949	26.7239164	;
87.916667	22.3	;
80.1065646	29.0722375	;
82.65	26.55	;
78.942	28.974	;
75.6377148	31.6725491	;
75.368889	30.298056	;
75.3695818	30.3032082	;
76.042092	23.3374767	;
74.9205	31.4491	;
74.9267229	31.4616728	;
75.815859	13.7086667	;
76.9239727	29.7996282	;
76.9512041	28.2119674	;
91.8757422	27.5780678	;
76.4481	9.785	;
75.922778	11.413889	;
77.4167876	29.5874759	;
74.5785485	23.0067768	;
76.8197522	29.9696148	;
76.8201976	29.9596274	;
75.2449892	13.6894963	;
75.9272401	11.0353649	;
76.9366376	8.5241391	;
76.7221082	9.8929802	;
93.99929	24.6449243	;
76.338673	9.952767	;
76.2144349	10.5276416	;
84.3673483	19.7986223	;
80.9684566	26.8761563	;
84.6034271	21.5461978	;
79.7384346	27.963417	;
77.2261452	22.3692296	;
95.346775	27.4921909	;
79.4191795	13.6287557	;
75.2201933	14.1271868	;
75.9	29.7	;
76.6606732	29.8471093	;
75.78	26.17	;
75.91225	28.866399	;
76.9366376	8.5241391	;
76.0710681	18.010037	;
82.4156829	27.5246311	;
78.8520770	18.1019043	;
77.6500000	25.4300000	;
77.1	13.34	;
78.2390706	27.2135222	;
90.2032141	25.5140712	;
83.4830247	20.5036747	;
78.5121286	23.0774041	;
73.68	24.58	;
86.57	21.57	;
75.1429652	32.9140588	;
74.746596	13.3371151	;
79.0051685	28.0003235	;
75.7849097	23.1793013	;
75.7849097	23.1793013	;
75.8825337	29.5004295	;
75.8847141	29.5036362	;
73.1644628	19.2215115	;
88.1000377	22.4744363	;
79.291667	11.690556	;
76.2707745	31.468445	;
71.03	20.82	;
81.4237776	16.8229562	;
75.5582376	23.3380745	;
80.4878195	26.5393449	;
81.1764724	25.519804	;
82.42	27.32	;
80.2819579	26.4894255	;
76.854799	10.7824527	;
76.249444	10.659444	;
76.482335	10.5927998	;
74.314019	16.8375316	;
74.0123851	22.5064617	;
73.1812187	22.3071588	;
73.2423926	22.3200333	;
74.4510972	17.593548	;
78.6267518	20.0848733	;
74.7284812	19.9256818	;
70.9530477	22.6213691	;
76.8980371	8.7200343	;
77.0862926	9.5693449	;
73.3640381	20.7579323	;
82.9739144	25.3176452	;
82.9739144	25.3176452	;
80.049444	21.764722	;
72.8397317	19.3919275	;
72.9989925	19.0770644	;
75.7967371	11.3044796	;
76.8259652	34.1490875	;
77.82	23.53	;
72.75	23.57	;
83.3955506	18.1066576	;
80.6480153	16.5061743	;
77.9765904	17.4356318	;
77.774	30.468	;
78.8853235	26.8714776	;
83.8446502	26.1258356	;
72.0527421	23.1236377	;
70.7522299	21.3410369	;
79.8	28.3	;
79.804459	28.2937839	;
70.7522299	21.3410369	;
80.9964806	27.4937578	;
74.5357127	17.2751726	;
76.249444	10.659444	;
82.93146	27.1751518	;
78.6021946	20.745319	;
73.005502	19.073759	;
79.05	28.22	;
94.2589738	26.0910351	;
77.2673901	30.1290485	;
74.489	20.042	;
83.7491298	25.6269953	;
77.5961195	18.0828095	;
76.5761714	33.778175	;
76.8259652	34.1490875	;
74.99	30.97	;
94.5237707	26.0092831	;
78.4794568	13.0011676	;
72.7500000	23.5700000	;
81.5245736	24.5831049	;
73.8771901	29.9038399	;
76.2729839	23.4272938	;
76.6643728	23.1209453	;
77.9500000	17.6167000	;
78.4297660	18.1166090	;
78.4297660	18.1166090	;
83.6015808	26.9682707	;
77.8567380	9.1748871	;
78.0940867	18.6725047	;
78.0940867	18.6725047	;
78.0000000	26.5000000	;
72.6165690	22.9991066	;
78.0081221	16.7375089	;
78.5522296	17.3457176	;
77.1094597	31.9578510	;
77.7169224	16.9877611	;
77.7169224	16.9877611	;
78.4906395	16.6684995	;
81.8825279	18.3435863	;
78.0666670	17.8333330	;
78.4866710	17.3850440	;
78.4866710	17.3850440	;
78.4308225	17.4562645	;
78.6654033	18.1765344	;
72.1906721	24.2585031	;
78.4739756	17.4640632	;
78.4739756	17.4640632	;
77.9000000	18.6700000	;
77.8124255	29.9410958	;
85.1510818	20.8444033	;	
];

fName = '/home/kapil/Desktop/matlabOutput.txt';         %# A file name
fid = fopen(fName,'w');            %# Open the file

for i = 1:size(Y,1)
    ZX=Y(i,1);
    ZY=Y(i,2);
    plot(ZX,ZY, '*r');
    text(ZX,ZY, 'P', 'FontWeight', 'bold', ...
     'HorizontalAlignment','center', ...
     'BackgroundColor', 'none');
    % Find out in which polygon it resides
    % total 72 regions
    for j = 1:size(X,1)
        % check whether it lies in j'th region
        regionCoords = V(R{j},:);
        XPoly = cell(1,size(regionCoords,1));
        YPoly = cell(1,size(regionCoords,1));
        
        XPoly = regionCoords(:,1);
        YPoly = regionCoords(:,2);
        
%         for k = 1:size(regionCoord,1)
%             XPoly{k} = regionCoords(k,1)
%             YPoly{k} = regionCoords(k,2)
%         end
        
        % Got the x cords and Y coords of the polygon, now call inpoly
        [in,on] = inpolygon(ZX,ZY,XPoly,YPoly);
        if in==1
            if fid ~= -1
              fprintf(fid,'%10.7f,%10.7f,%d\r\n',ZX,ZY,j);       %# Print the string
              if(j==73)
                  sprintf('%s','Checkgfl for 44');
              end
            end
            break
        end
    end
end

fclose(fid);                     %# Close the file

hold off;
